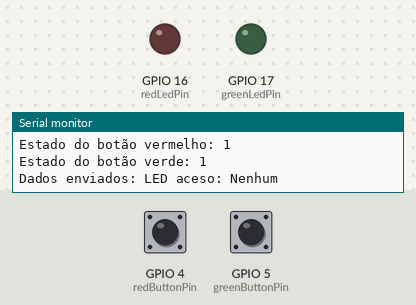
This sketch was run on a simulated ESP32. Shown: output pins drawn as LEDs (lit = HIGH), the last lines printed to the serial monitor. The inputs (shaded band) are chosen by the test bench; at power-on: GPIO 4 (redButtonPin) HIGH, GPIO 5 (greenButtonPin) HIGH. WiFi joins after 1.5 s; servers stay silent unless stated; no MQTT or app messages arrive unless stated.

Above: at 3.2 s.
3.3 s: GPIO 4 (redButtonPin) pulled LOW for 2.3 s
At 5.0 s:
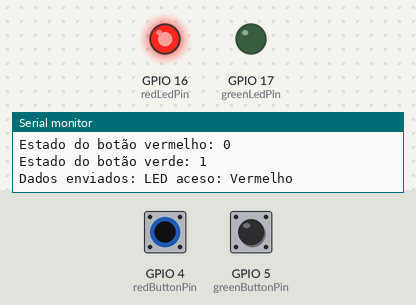
7.5 s: GPIO 5 (greenButtonPin) pulled LOW for 2.3 s
At 9.4 s:
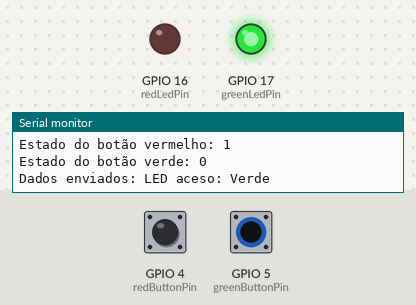
Timing chart, 0 to 11.6 s (numbered marks = the images above; inputs shaded):
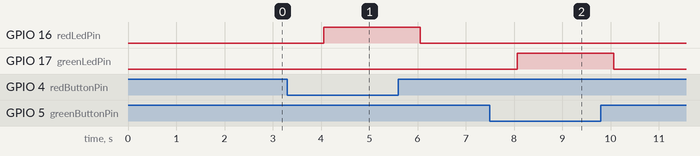

The sketch:

ide_led.ino
```cpp
#include <WiFi.h>
#include <WiFiClientSecure.h>
#include <PubSubClient.h>

// Configurações de rede WiFi
const char* ssid = "yanoma";
const char* password = "yanomalindao";

// Configurações do broker MQTT
const char* mqtt_username = "yanoma";
const char* mqtt_password = "Safyfk090391!";
const char* mqtt_server = "c6c0a7b3489745eebf6facb43d10e815.s1.eu.hivemq.cloud";
const int mqtt_port = 8883;
const char* mqtt_topic = "sensor/led_status";

// Usando WiFiClientSecure para conexões seguras
WiFiClientSecure espClient;
PubSubClient client(espClient);

// Definindo os pinos dos LEDs e botões
const int redLedPin = 16;
const int greenLedPin = 17;
const int redButtonPin = 4;
const int greenButtonPin = 5;

String currentLedColor = "Nenhum";

void setup() {
  Serial.begin(115200);

  // Configurando LEDs e botões
  pinMode(redLedPin, OUTPUT);
  pinMode(greenLedPin, OUTPUT);
  pinMode(redButtonPin, INPUT_PULLUP);
  pinMode(greenButtonPin, INPUT_PULLUP);

  // Conectando ao WiFi
  WiFi.begin(ssid, password);
  while (WiFi.status() != WL_CONNECTED) {
    delay(1000);
    Serial.println("Conectando ao WiFi...");
  }
  Serial.println("Conectado ao WiFi");

  // Configurações para conexão segura
  espClient.setInsecure();
  client.setServer(mqtt_server, mqtt_port);
}

void reconnect() {
  Serial.print("Conectando ao broker MQTT...");
  if (client.connect("ESP32Client", mqtt_username, mqtt_password)) {
    Serial.println("conectado");
  } else {
    Serial.print("falha, rc=");
    Serial.print(client.state());
    Serial.println(" tentando novamente em 5 segundos");
    delay(5000);
  }
}

void publishLedStatus() {
  String payload = "LED aceso: " + currentLedColor;
  client.publish(mqtt_topic, payload.c_str());
  Serial.println("Dados enviados: " + payload);
}

void loop() {
  if (!client.connected()) {
    reconnect();
    return;
  }
  client.loop();

  // Lendo os botões e mostrando o estado no Serial Monitor
  int redButtonState = digitalRead(redButtonPin);
  int greenButtonState = digitalRead(greenButtonPin);

  Serial.print("Estado do botão vermelho: ");
  Serial.println(redButtonState);
  Serial.print("Estado do botão verde: ");
  Serial.println(greenButtonState);

  // Verifica qual botão está pressionado e acende o LED correspondente
  if (redButtonState == LOW) {  // Botão vermelho pressionado
    digitalWrite(redLedPin, HIGH);
    digitalWrite(greenLedPin, LOW);
    currentLedColor = "Vermelho";
  } else if (greenButtonState == LOW) {  // Botão verde pressionado
    digitalWrite(redLedPin, LOW);
    digitalWrite(greenLedPin, HIGH);
    currentLedColor = "Verde";
  } else {  // Nenhum botão pressionado
    digitalWrite(redLedPin, LOW);
    digitalWrite(greenLedPin, LOW);
    currentLedColor = "Nenhum";
  }

  // Enviar status do LED para o broker MQTT
  publishLedStatus();

  delay(2000);  // Atraso para verificar o status dos botões
}
```

Measured:
- after the input at 3.3 s, GPIO 16 (redLedPin): LOW → HIGH after 0.76 s, → LOW 2.0 s later
- after the input at 7.5 s, GPIO 17 (greenLedPin): LOW → HIGH after 0.56 s, → LOW 2.0 s later
